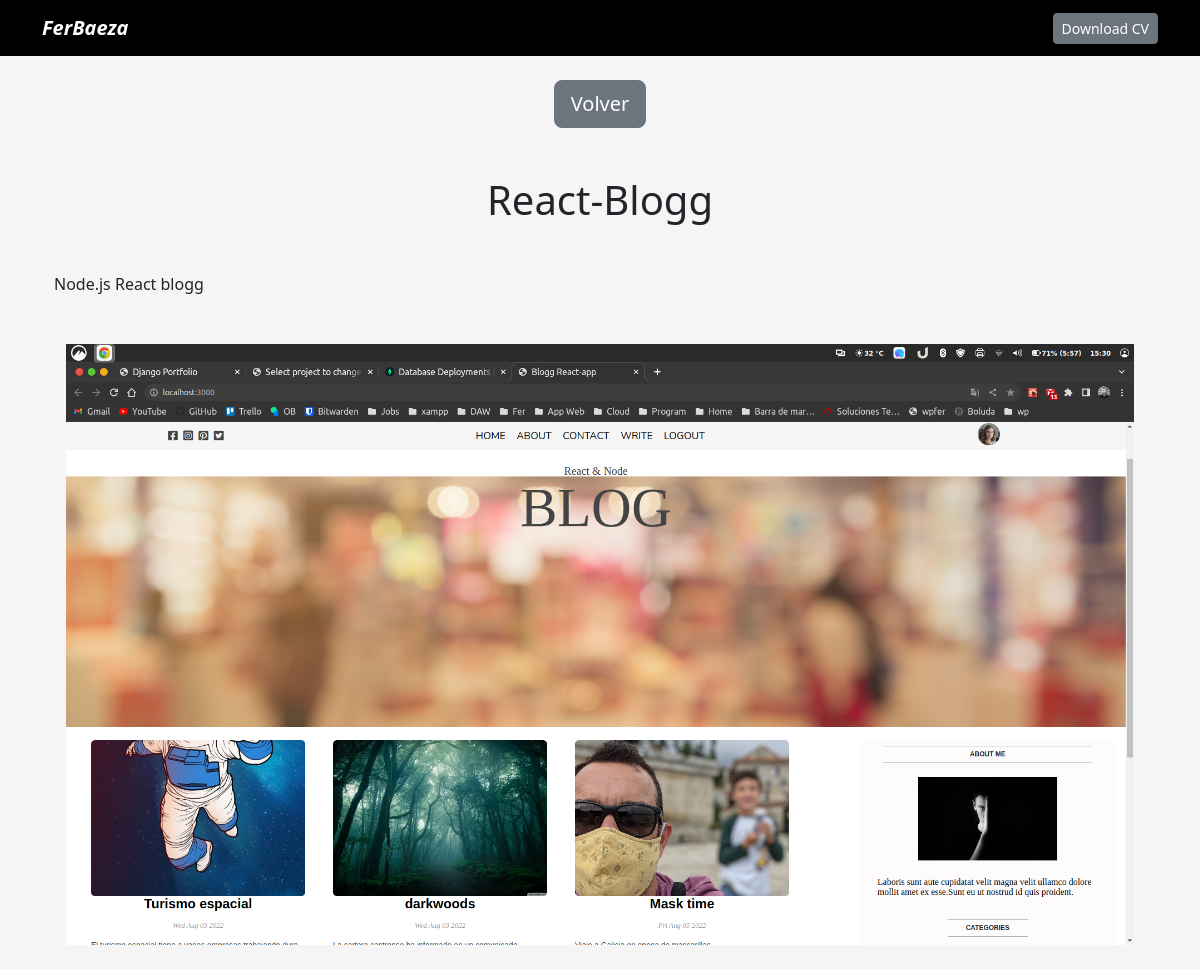
The page /portfolio/2 on the database as committed earlier.
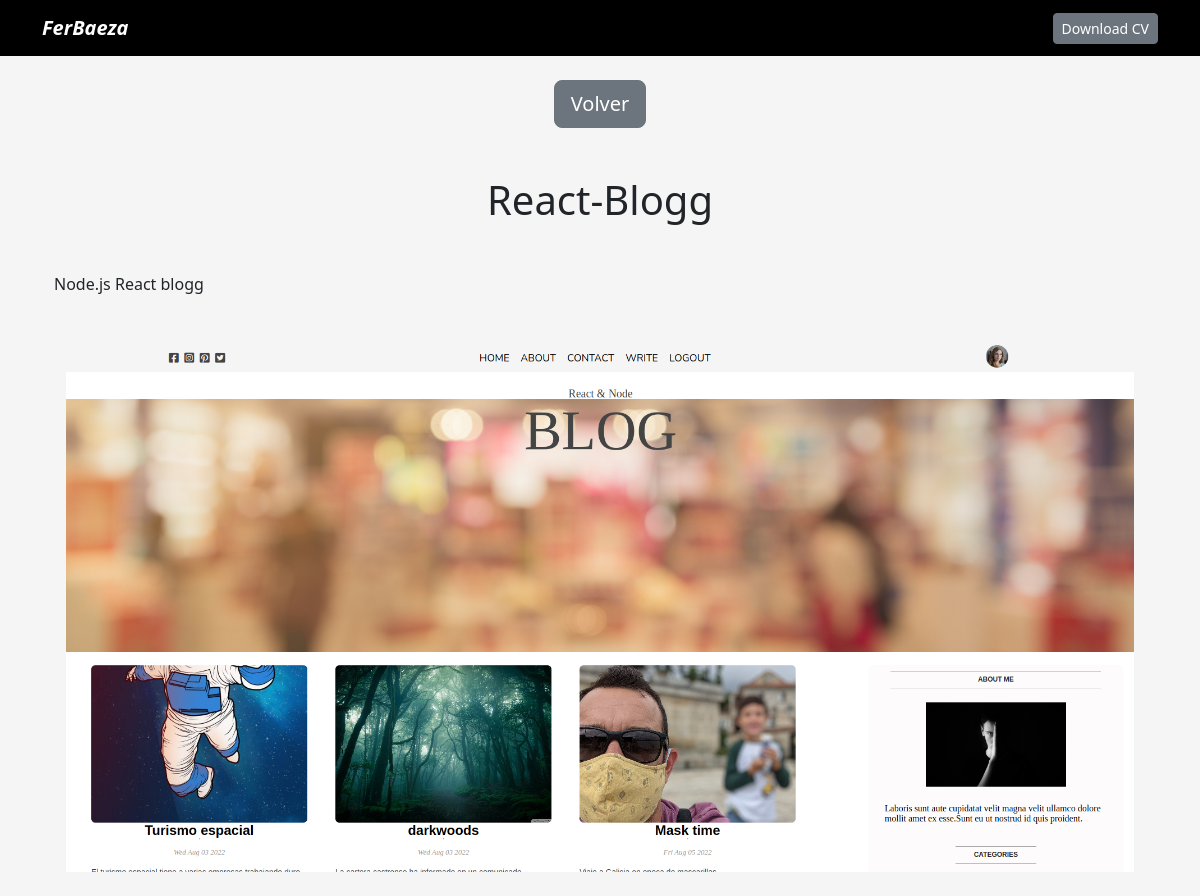
The same page on the database as committed later.
### portfolio/models.py (models this page shows, shortened)
class Project(models.Model):
    title = models.CharField(default='',max_length=100)
    description = models.CharField(default='', max_length=255)
    image = models.ImageField(default='', upload_to='portfolio/images')
    url = models.URLField(blank=True)

### portfolio/views.py (the view)
# urls.py: path('<int:project_id>', views.preview_project, name='preview_project'),
def preview_project(request, project_id):
    project = get_object_or_404(Project, pk= project_id)
    return render(request, 'project_details.html', {'project':project})

### portfolio/templates/project_details.html
{% extends 'layout.html' %}
{% block content %}
<div class="text-center">
    <a href="{% url 'home' %}" class="btn btn-secondary btn-lg mb-5 rounded3">Volver</a>
    <h1>{{project.title}}</h1>
</div>
<p class="mt-5">{{project.description|safe}}</p>
<div class="container mt-5">
    <img class="img-fluid" alt="{{ project.title}}" src="{{ project.image.url }}" width="1250px" height="750px"/>
</div>
{% endblock %}

Rows that differ between the two databases and show on the page:
changed Project "React-Blogg": image: a different picture
